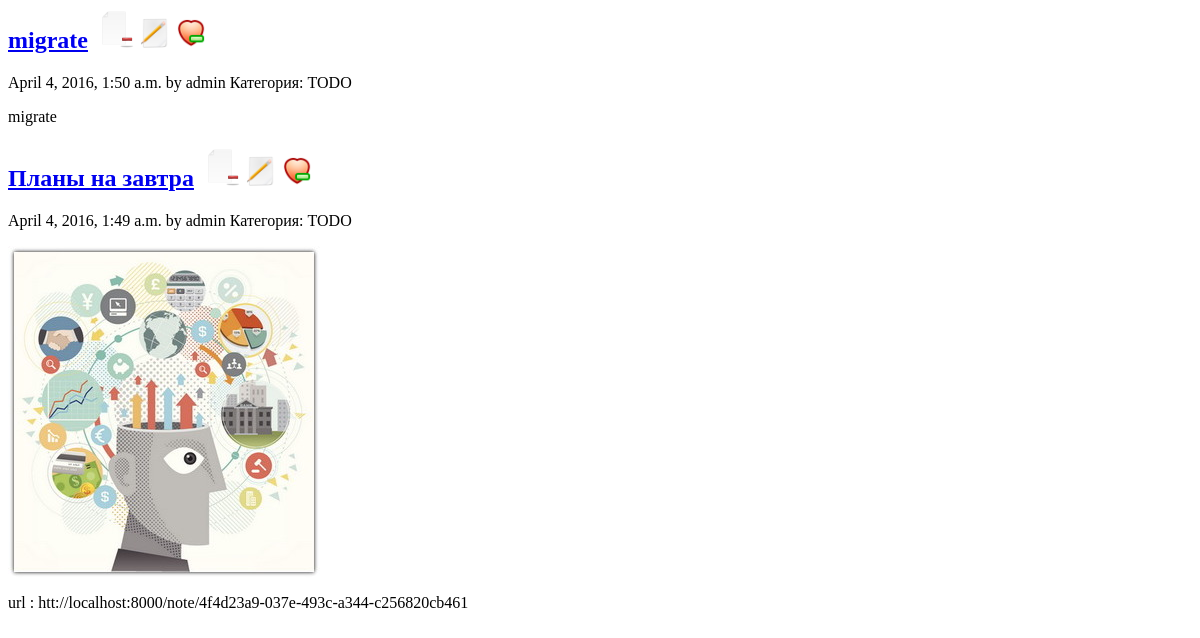
The page /filter/favorites/ (signed in) on the database as committed earlier.
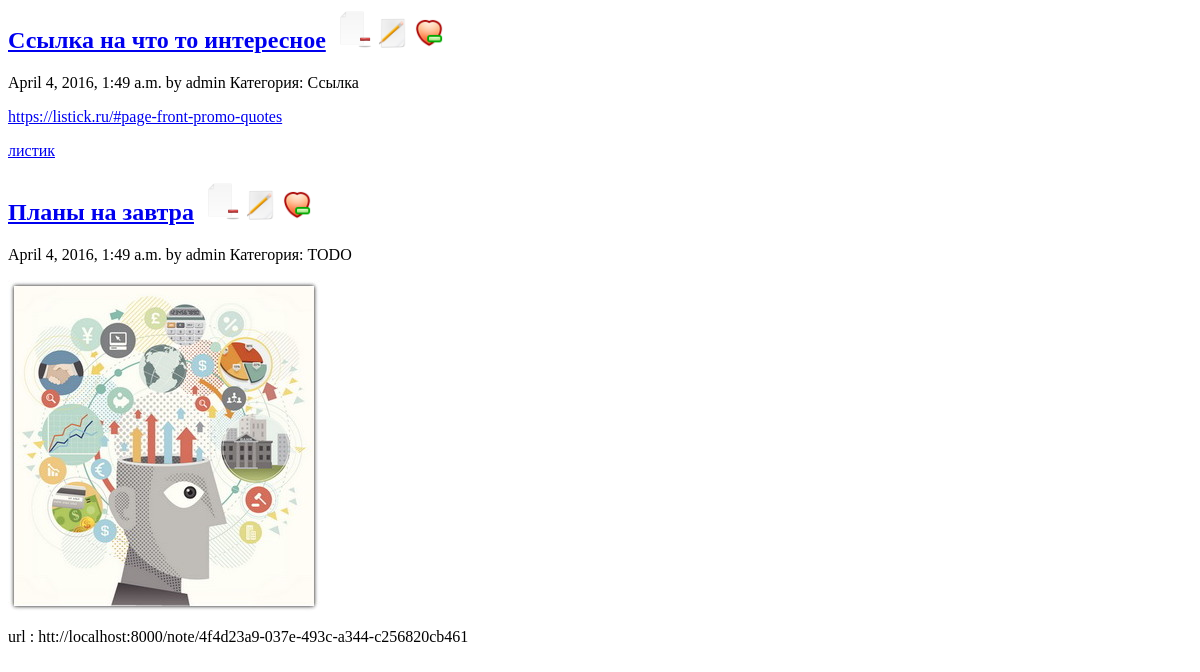
The same page on the database as committed later.
### notes/models.py (models this page shows, shortened)
class Notes(models.Model):
    class Meta:
        db_table = 'Notes'
        verbose_name_plural = "Заметки"
    id = models.UUIDField(primary_key=True, default=uuid.uuid4, editable=False)
    title = models.CharField(max_length=150)
    text = RichTextField(null=True, blank=True)
    date = models.DateTimeField(default=datetime.now, blank=True)
    author = models.ForeignKey(settings.AUTH_USER_MODEL, default=1)
    favorites = models.BooleanField(default=False)
    category = models.ForeignKey(Category, blank=True,
                                 null=True, related_name='cat')
    publish = models.BooleanField(default=False)

class Category(MPTTModel):
    class Meta():
        db_table = 'Category'
        verbose_name_plural = "Категории"
        verbose_name = "Категория"
        ordering = ('tree_id', 'level')
    name = models.CharField(max_length=150)
    parent = TreeForeignKey('self', null=True, blank=True,
                            related_name='children',
                            verbose_name='parent class')
    def __str__(self):
        return self.name
    class MPTTMeta:
        order_insertion_py = ['name']

### notes/views.py (the view)
# urls.py: url(r'^filter/favorites/$', notes.views.filter_favorites),
@csrf_exempt
def filter_favorites(request):
    args = {
        'username': auth.get_user(request).username,
        'notes': Notes.objects.filter(
            favorites=True,
            author=auth.get_user(request)).order_by('-date')
        .select_related('category', 'author'),
    }
    return render_to_response('notes_ajax.html', args)

### notes/templates/notes_ajax.html
{% load staticfiles %}
{% for note in notes %}
<div class="blog-post">
    <h2 class="blog-post-title"><a href="/note/{{note.id}}"> {{ note.title }}</a>
    {% if username == note.author.username %}
    <a href="/note/{{note.id}}/del/"><img  src="{% static 'img/del.png' %} "  width="40" height="40"/></a>
    <a href="/note/{{note.id}}/edit/"><img src="{% static 'img/edit.png' %} "  width="30" height="30"/></a>
    {% if not note.favorites %}
        <a href="/note/{{note.id}}/addfavorites/"><img src="{% static 'img/favotites.png' %} "  width="30" height="30"/></a>
    {% else %}
        <a href="/note/{{note.id}}/removefavorites/"><img src="{% static 'img/favoritesremove.png' %} "  width="30" height="30"/></a>
    {% endif %}
    {% endif %}
    </h2>
    <p class="blog-post-meta">{{ note.date }} by {{ note.author.username }}
    Категория: {{ note.category }}</p></p>
    <P>{{note.text | safe}}</P>
    {% if note.publish %}
    url : htt://localhost:8000/note/{{note.id}}
    {% endif %}
</div>
{% endfor %}

Rows that differ between the two databases and show on the page:
no longer on this page (row edited): Notes: title "migrate", favorites True (drawn), date "April 4, 2016, 1:50 a.m.", author.username "admin", category "TODO", text "migrate"
now on this page (row edited): Notes: title "Ссылка на что то интересное", favorites True (drawn), date "April 4, 2016, 1:49 a.m.", author.username "admin", category "Ссылка", text "https://listick.ru/#page-front-promo-quotes листик"
